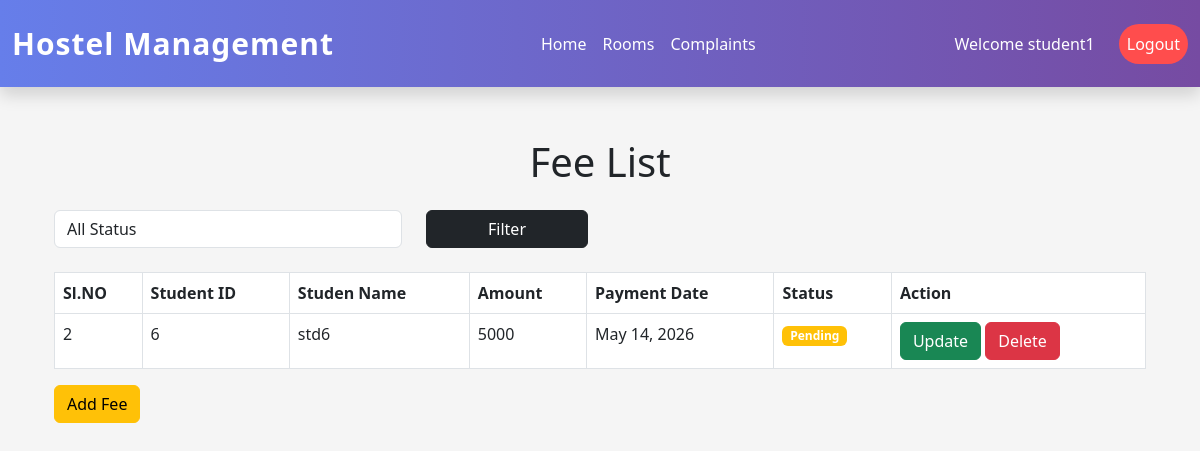
Screenshot of /fee-list/ (signed in) with the database file from the repository.
### hostel_app/models.py (models this page shows, shortened)
class Fee(models.Model):
    student = models.ForeignKey(
        Student,
        on_delete=models.CASCADE
    )
    amount = models.IntegerField()
    payment_date = models.DateField()
    status = models.CharField(
        max_length=20
    )

class Student(models.Model):
    student_id = models.CharField(
        max_length=20
    )
    student_name = models.CharField(max_length=100)
    email = models.EmailField(unique=True)
    phone_number = models.CharField(max_length=15)
    course = models.CharField(max_length=100)
    year = models.IntegerField()
    def __str__(self):
        return self.student_name

### hostel_app/views.py (the view)
def fee_list(request):
    fees = Fee.objects.all()
    status = request.GET.get('status')
    if status:
        fees = fees.filter(status=status)
    context = {
        "fees": fees
    }
    return render(
        request,
        "fees/fee_list.html",
        context
    )

### hostel_app/templates/fees/fee_list.html (shortened to what this page needs)
{% extends 'master.html' %}
{% block content %}
<div class="container mt-5">
    <h1 class="text-center mb-4">
        Fee List
    </h1>
    <form method="GET" class="row mb-4">
    <div class="col-md-4">
        <select
            name="status"
            class="form-control"
        >
            <option value="">
                All Status
            </option>
        </select>
    </div>
    <div class="col-md-2">
        <button
            type="submit"
            class="btn btn-dark w-100"
        >
            Filter
        </button>
    </div>
</form>
    <table class="table table-bordered">
        <tr>
            <th>Sl.NO</th>
            <th>Student ID</th>
            <th>Studen Name</th>
            <th>Amount</th>
            <th>Payment Date</th>
            <th>Status</th>
            <th>Action</th>
        </tr>
        {% for fee in fees %}
        <tr>
            <td>{{ fee.id }}</td>
            <td>{{ fee.student.student_id }}</td>
            <td>{{ fee.student }}</td>
            <td>{{ fee.amount }}</td>
            <td>{{ fee.payment_date }}</td>
            <td>
    {% if fee.status == "paid" %}
        <span class="badge bg-primary">
            Paid
        </span>
    {% else %}
        <span class="badge bg-warning">
            Pending
        </span>
    {% endif %}
</td>
            <td>
                <a
                    href="{% url 'update-fee' fee.id %}"
                    class="btn btn-success"
                >
                    Update
                </a>
                <a
                    href="{% url 'delete-fee' fee.id %}"
                    class="btn btn-danger"
                >
                    Delete
                </a>
            </td>
        </tr>
        {% endfor %}
    </table>
    <a
    href="{% url 'add-fee' %}"
    class="btn btn-warning"
>
    Add Fee
</a>
</div>
{% endblock %}

### hostel_app/templates/master.html (shortened to what this page needs)
{% load static %}
<!doctype html>
<html lang="en">
<head>
    <link
        href="https://cdn.jsdelivr.net/npm/bootstrap@5.3.0/dist/css/bootstrap.min.css"
        rel="stylesheet"
    />
</head>
<body style="background-color: #f5f5f5;">
<nav class="navbar navbar-expand-lg gradient-nav shadow py-3 fixed-top">
    <div class="container-fluid">
        <a
            class="navbar-brand brand-logo"
            href="{% url 'homepage' %}"
        >
            Hostel Management
        </a>
        <div
            class="collapse navbar-collapse"
            id="navbarNav"
        >
            <ul class="navbar-nav mx-auto">
                {% if user.is_authenticated %}
                    {% if user.is_staff %}
                    <li class="nav-item">
                        <a
                            class="nav-link"
                            href="{% url 'admin-dashboard' %}"
                        >
                            Home
                        </a>
                    </li>
                    <li class="nav-item">
                        <a
                            class="nav-link"
                            href="{% url 'student-list' %}"
                        >
                            Students
                        </a>
                    </li>
                    <li class="nav-item">
                        <a
                            class="nav-link"
                            href="{% url 'room-list' %}"
                        >
                            Rooms
                        </a>
                    </li>
                    <li class="nav-item">
                        <a
                            class="nav-link"
                            href="{% url 'fee-list' %}"
                        >
                            Fees
                        </a>
                    </li>
                    <li class="nav-item">
                        <a
                            class="nav-link"
                            href="{% url 'complaint-list' %}"
                        >
                            Complaints
                        </a>
                    </li>
                    <li class="nav-item">
                        <a
                            class="nav-link"
                            href="{% url 'allocation-list' %}"
                        >
                            Allocations
                        </a>
                    </li>
                    {% else %}
                    <li class="nav-item">
                        <a
                            class="nav-link"
                            href="{% url 'student-dashboard' %}"
                        >
                            Home
                        </a>
                    </li>
                    <li class="nav-item">
                        <a
                            class="nav-link"
                            href="{% url 'room-list' %}"
                        >
                            Rooms
                        </a>
                    </li>
                    <li class="nav-item">
                        <a
                            class="nav-link"
                            href="{% url 'complaint-list' %}"
                        >
                            Complaints
                        </a>
                    </li>
                    {% endif %}
                {% endif %}
            </ul>
            <ul class="navbar-nav align-items-center">
                {% if user.is_authenticated %}
                <li class="nav-item me-3">
                    <span class="nav-link">
                        Welcome {{ user.username }}
                    </span>
                </li>
                <li class="nav-item">
                    <a
                        class="nav-link logout-btn"
                        href="{% url 'logout' %}"
                    >
                        Logout
                    </a>
                </li>
                {% endif %}
            </ul>
        </div>
    </div>
</nav>
    <div
        class="toast-container position-fixed top-0 end-0 p-3"
        style="z-index: 9999;"
    >
    </div>
    <div class="container mt-4">
        {% block content %}
        {% endblock %}
    </div>
</body>
</html>

### hostel_app/templates/master.html (style rules this page uses)
body { padding-top: 90px; }
.gradient-nav { background: linear-gradient( 90deg, #667eea, #764ba2 ); }
.navbar .nav-link { color: white !important; font-weight: 500; transition: 0.3s; }
.brand-logo { font-size: 30px; font-weight: bold; color: white !important; letter-spacing: 1px; }
.logout-btn { background-color: #ff4d4d; color: white !important; border-radius: 30px; padding: 8px 18px; transition: 0.3s; }

### rows the page displays
Fee: id "2", student.student_id "6", student "std6", amount "5000", payment_date "May 14, 2026", status "Pending"

### other values shown
{{ user.username }} "student1"
